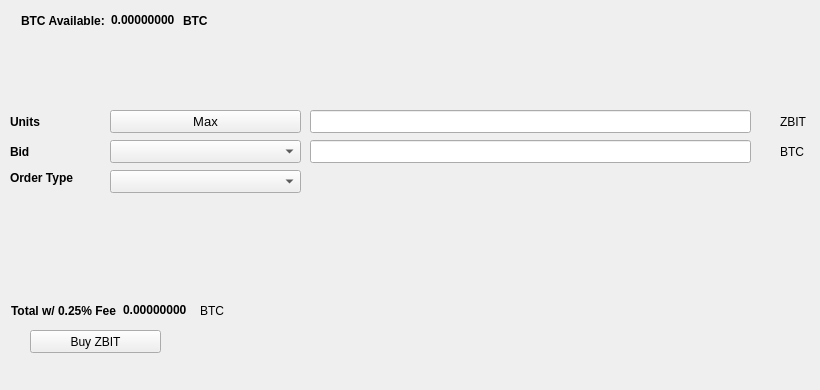
   <widget class="QWidget" name="BuyTab">
    <attribute name="title">
     <string>Buy</string>
    </attribute>
    <widget class="QPushButton" name="BuyZBIT">
     <property name="geometry">
      <rect>
       <x>30</x>
       <y>330</y>
       <width>131</width>
       <height>23</height>
      </rect>
     </property>
     <property name="text">
      <string>Buy ZBIT</string>
     </property>
     <property name="icon">
      <iconset resource="../zubit.qrc">
       <normaloff>:/icons/bitcoin</normaloff>:/icons/bitcoin</iconset>
     </property>
    </widget>
    <widget class="QLabel" name="label_3">
     <property name="geometry">
      <rect>
       <x>10</x>
       <y>110</y>
       <width>46</width>
       <height>23</height>
      </rect>
     </property>
     <property name="font">
      <font>
       <weight>75</weight>
       <bold>true</bold>
      </font>
     </property>
     <property name="text">
      <string>Units</string>
     </property>
    </widget>
    <widget class="QLineEdit" name="UnitsInput">
     <property name="geometry">
      <rect>
       <x>310</x>
       <y>110</y>
       <width>441</width>
       <height>23</height>
      </rect>
     </property>
     <property name="font">
      <font>
       <pointsize>9</pointsize>
       <weight>75</weight>
       <bold>true</bold>
      </font>
     </property>
    </widget>
    <widget class="QLineEdit" name="BuyBidPriceEdit">
     <property name="geometry">
      <rect>
       <x>310</x>
       <y>140</y>
       <width>441</width>
       <height>23</height>
      </rect>
     </property>
     <property name="font">
      <font>
       <pointsize>9</pointsize>
       <weight>75</weight>
       <bold>true</bold>
      </font>
     </property>
    </widget>
    <widget class="QLabel" name="label_4">
     <property name="geometry">
      <rect>
       <x>780</x>
       <y>110</y>
       <width>31</width>
       <height>23</height>
      </rect>
     </property>
     <property name="text">
      <string>ZBIT</string>
     </property>
    </widget>
    <widget class="QLabel" name="label_5">
     <property name="geometry">
      <rect>
       <x>780</x>
       <y>140</y>
       <width>31</width>
       <height>23</height>
      </rect>
     </property>
     <property name="text">
      <string>BTC</string>
     </property>
    </widget>
    <widget class="QLabel" name="label_6">
     <property name="geometry">
      <rect>
       <x>10</x>
       <y>140</y>
       <width>46</width>
       <height>23</height>
      </rect>
     </property>
     <property name="font">
      <font>
       <weight>75</weight>
       <bold>true</bold>
      </font>
     </property>
     <property name="text">
      <string>Bid</string>
     </property>
    </widget>
    <widget class="QLabel" name="label_7">
     <property name="geometry">
      <rect>
       <x>10</x>
       <y>170</y>
       <width>91</width>
       <height>16</height>
      </rect>
     </property>
     <property name="font">
      <font>
       <weight>75</weight>
       <bold>true</bold>
      </font>
     </property>
     <property name="text">
      <string>Order Type</string>
     </property>
    </widget>
    <widget class="QPushButton" name="Buy_Max_Amount">
     <property name="geometry">
      <rect>
       <x>110</x>
       <y>110</y>
       <width>191</width>
       <height>23</height>
      </rect>
     </property>
     <property name="font">
      <font>
       <pointsize>10</pointsize>
      </font>
     </property>
     <property name="text">
      <string>Max</string>
     </property>
    </widget>
    <widget class="QComboBox" name="BuyBidcomboBox">
     <property name="geometry">
      <rect>
       <x>110</x>
       <y>140</y>
       <width>191</width>
       <height>23</height>
      </rect>
     </property>
     <property name="font">
      <font>
       <pointsize>10</pointsize>
      </font>
     </property>
    </widget>
    <widget class="QComboBox" name="buyOrdertypeCombo">
     <property name="geometry">
      <rect>
       <x>110</x>
       <y>170</y>
       <width>191</width>
       <height>23</height>
      </rect>
     </property>
     <property name="font">
      <font>
       <pointsize>10</pointsize>
      </font>
     </property>
    </widget>
    <widget class="QWidget" name="layoutWidget1">
     <property name="geometry">
      <rect>
       <x>21</x>
       <y>11</y>
       <width>227</width>
       <height>19</height>
      </rect>
     </property>
     <layout class="QHBoxLayout" name="horizontalLayout_3">
      <item>
       <widget class="QLabel" name="label232">
        <property name="font">
         <font>
          <weight>75</weight>
          <bold>true</bold>
         </font>
        </property>
        <property name="text">
         <string>BTC Available:</string>
        </property>
       </widget>
      </item>
      <item>
       <widget class="QLabel" name="BtcAvailableLbl">
        <property name="palette">
         <palette>
          <active>
           <colorrole role="WindowText">
            <brush brushstyle="SolidPattern">
             <color alpha="255">
              <red>0</red>
              <green>0</green>
              <blue>0</blue>
             </color>
            </brush>
           </colorrole>
           <colorrole role="Button">
            <brush brushstyle="SolidPattern">
             <color alpha="255">
              <red>0</red>
              <green>170</green>
              <blue>0</blue>
             </color>
            </brush>
           </colorrole>
           <colorrole role="Light">
            <brush brushstyle="SolidPattern">
             <color alpha="255">
              <red>0</red>
              <green>255</green>
              <blue>0</blue>
             </color>
            </brush>
           </colorrole>
           <colorrole role="Midlight">
            <brush brushstyle="SolidPattern">
             <color alpha="255">
              <red>0</red>
              <green>212</green>
              <blue>0</blue>
             </color>
            </brush>
           </colorrole>
           <colorrole role="Dark">
            <brush brushstyle="SolidPattern">
             <color alpha="255">
              <red>0</red>
              <green>85</green>
              <blue>0</blue>
             </color>
            </brush>
           </colorrole>
           <colorrole role="Mid">
            <brush brushstyle="SolidPattern">
             <color alpha="255">
              <red>0</red>
              <green>113</green>
              <blue>0</blue>
             </color>
            </brush>
           </colorrole>
           <colorrole role="Text">
            <brush brushstyle="SolidPattern">
             <color alpha="255">
              <red>0</red>
              <green>170</green>
              <blue>0</blue>
             </color>
            </brush>
           </colorrole>
           <colorrole role="BrightText">
            <brush brushstyle="SolidPattern">
             <color alpha="255">
              <red>255</red>
              <green>255</green>
              <blue>255</blue>
             </color>
            </brush>
           </colorrole>
           <colorrole role="ButtonText">
            <brush brushstyle="SolidPattern">
             <color alpha="255">
              <red>0</red>
              <green>0</green>
              <blue>0</blue>
             </color>
            </brush>
           </colorrole>
           <colorrole role="Base">
            <brush brushstyle="SolidPattern">
             <color alpha="255">
              <red>255</red>
              <green>255</green>
              <blue>255</blue>
             </color>
            </brush>
           </colorrole>
           <colorrole role="Window">
            <brush brushstyle="SolidPattern">
             <color alpha="255">
              <red>0</red>
              <green>170</green>
              <blue>0</blue>
             </color>
            </brush>
           </colorrole>
           <colorrole role="Shadow">
            <brush brushstyle="SolidPattern">
             <color alpha="255">
              <red>0</red>
              <green>0</green>
              <blue>0</blue>
             </color>
            </brush>
           </colorrole>
           <colorrole role="AlternateBase">
            <brush brushstyle="SolidPattern">
             <color alpha="255">
              <red>127</red>
              <green>212</green>
              <blue>127</blue>
             </color>
            </brush>
           </colorrole>
           <colorrole role="ToolTipBase">
            <brush brushstyle="SolidPattern">
             <color alpha="255">
              <red>255</red>
              <green>255</green>
              <blue>220</blue>
             </color>
            </brush>
           </colorrole>
           <colorrole role="ToolTipText">
            <brush brushstyle="SolidPattern">
             <color alpha="255">
              <red>0</red>
              <green>0</green>
              <blue>0</blue>
             </color>
            </brush>
           </colorrole>
          </active>
          <inactive>
           <colorrole role="WindowText">
            <brush brushstyle="SolidPattern">
             <color alpha="255">
              <red>0</red>
              <green>0</green>
              <blue>0</blue>
             </color>
            </brush>
           </colorrole>
           <colorrole role="Button">
            <brush brushstyle="SolidPattern">
             <color alpha="255">
              <red>0</red>
              <green>170</green>
              <blue>0</blue>
             </color>
            </brush>
           </colorrole>
           <colorrole role="Light">
            <brush brushstyle="SolidPattern">
             <color alpha="255">
              <red>0</red>
              <green>255</green>
              <blue>0</blue>
             </color>
            </brush>
           </colorrole>
           <colorrole role="Midlight">
            <brush brushstyle="SolidPattern">
             <color alpha="255">
              <red>0</red>
              <green>212</green>
              <blue>0</blue>
             </color>
            </brush>
           </colorrole>
           <colorrole role="Dark">
            <brush brushstyle="SolidPattern">
             <color alpha="255">
              <red>0</red>
              <green>85</green>
              <blue>0</blue>
             </color>
            </brush>
           </colorrole>
           <colorrole role="Mid">
            <brush brushstyle="SolidPattern">
             <color alpha="255">
              <red>0</red>
              <green>113</green>
              <blue>0</blue>
             </color>
            </brush>
           </colorrole>
           <colorrole role="Text">
            <brush brushstyle="SolidPattern">
             <color alpha="255">
              <red>0</red>
              <green>170</green>
              <blue>0</blue>
             </color>
            </brush>
           </colorrole>
           <colorrole role="BrightText">
            <brush brushstyle="SolidPattern">
             <color alpha="255">
              <red>255</red>
              <green>255</green>
              <blue>255</blue>
             </color>
            </brush>
           </colorrole>
           <colorrole role="ButtonText">
            <brush brushstyle="SolidPattern">
             <color alpha="255">
              <red>0</red>
              <green>0</green>
              <blue>0</blue>
             </color>
            </brush>
           </colorrole>
           <colorrole role="Base">
            <brush brushstyle="SolidPattern">
             <color alpha="255">
              <red>255</red>
              <green>255</green>
              <blue>255</blue>
             </color>
            </brush>
           </colorrole>
           <colorrole role="Window">
            <brush brushstyle="SolidPattern">
             <color alpha="255">
              <red>0</red>
              <green>170</green>
              <blue>0</blue>
             </color>
            </brush>
           </colorrole>
           <colorrole role="Shadow">
            <brush brushstyle="SolidPattern">
             <color alpha="255">
              <red>0</red>
              <green>0</green>
              <blue>0</blue>
             </color>
            </brush>
           </colorrole>
           <colorrole role="AlternateBase">
            <brush brushstyle="SolidPattern">
             <color alpha="255">
              <red>127</red>
              <green>212</green>
              <blue>127</blue>
             </color>
            </brush>
           </colorrole>
           <colorrole role="ToolTipBase">
            <brush brushstyle="SolidPattern">
             <color alpha="255">
              <red>255</red>
              <green>255</green>
              <blue>220</blue>
             </color>
            </brush>
           </colorrole>
           <colorrole role="ToolTipText">
            <brush brushstyle="SolidPattern">
             <color alpha="255">
              <red>0</red>
              <green>0</green>
              <blue>0</blue>
             </color>
            </brush>
           </colorrole>
          </inactive>
          <disabled>
           <colorrole role="WindowText">
            <brush brushstyle="SolidPattern">
             <color alpha="255">
              <red>0</red>
              <green>85</green>
              <blue>0</blue>
             </color>
            </brush>
           </colorrole>
           <colorrole role="Button">
            <brush brushstyle="SolidPattern">
             <color alpha="255">
              <red>0</red>
              <green>170</green>
              <blue>0</blue>
             </color>
            </brush>
           </colorrole>
           <colorrole role="Light">
            <brush brushstyle="SolidPattern">
             <color alpha="255">
              <red>0</red>
              <green>255</green>
              <blue>0</blue>
             </color>
            </brush>
           </colorrole>
           <colorrole role="Midlight">
            <brush brushstyle="SolidPattern">
             <color alpha="255">
              <red>0</red>
              <green>212</green>
              <blue>0</blue>
             </color>
            </brush>
           </colorrole>
           <colorrole role="Dark">
            <brush brushstyle="SolidPattern">
             <color alpha="255">
              <red>0</red>
              <green>85</green>
              <blue>0</blue>
             </color>
            </brush>
           </colorrole>
           <colorrole role="Mid">
            <brush brushstyle="SolidPattern">
             <color alpha="255">
              <red>0</red>
              <green>113</green>
              <blue>0</blue>
             </color>
            </brush>
           </colorrole>
           <colorrole role="Text">
            <brush brushstyle="SolidPattern">
             <color alpha="255">
              <red>0</red>
              <green>85</green>
              <blue>0</blue>
             </color>
            </brush>
           </colorrole>
           <colorrole role="BrightText">
            <brush brushstyle="SolidPattern">
             <color alpha="255">
              <red>255</red>
              <green>255</green>
              <blue>255</blue>
             </color>
            </brush>
           </colorrole>
           <colorrole role="ButtonText">
            <brush brushstyle="SolidPattern">
             <color alpha="255">
              <red>0</red>
              <green>85</green>
              <blue>0</blue>
             </color>
            </brush>
           </colorrole>
           <colorrole role="Base">
            <brush brushstyle="SolidPattern">
             <color alpha="255">
              <red>0</red>
              <green>170</green>
              <blue>0</blue>
             </color>
            </brush>
           </colorrole>
           <colorrole role="Window">
            <brush brushstyle="SolidPattern">
             <color alpha="255">
              <red>0</red>
              <green>170</green>
              <blue>0</blue>
             </color>
            </brush>
           </colorrole>
           <colorrole role="Shadow">
            <brush brushstyle="SolidPattern">
             <color alpha="255">
              <red>0</red>
              <green>0</green>
              <blue>0</blue>
             </color>
            </brush>
           </colorrole>
           <colorrole role="AlternateBase">
            <brush brushstyle="SolidPattern">
             <color alpha="255">
              <red>0</red>
              <green>170</green>
              <blue>0</blue>
             </color>
            </brush>
           </colorrole>
           <colorrole role="ToolTipBase">
            <brush brushstyle="SolidPattern">
             <color alpha="255">
              <red>255</red>
              <green>255</green>
              <blue>220</blue>
             </color>
            </brush>
           </colorrole>
           <colorrole role="ToolTipText">
            <brush brushstyle="SolidPattern">
             <color alpha="255">
              <red>0</red>
              <green>0</green>
              <blue>0</blue>
             </color>
            </brush>
           </colorrole>
          </disabled>
         </palette>
        </property>
        <property name="font">
         <font>
          <weight>75</weight>
          <bold>true</bold>
         </font>
        </property>
        <property name="text">
         <string>0.00000000</string>
        </property>
        <property name="textInteractionFlags">
         <set>Qt::LinksAccessibleByMouse|Qt::TextSelectableByKeyboard|Qt::TextSelectableByMouse</set>
        </property>
       </widget>
      </item>
      <item>
       <widget class="QLabel" name="BtcAvailableLbl_2">
        <property name="font">
         <font>
          <weight>75</weight>
          <bold>true</bold>
         </font>
        </property>
        <property name="text">
         <string>BTC</string>
        </property>
       </widget>
      </item>
     </layout>
    </widget>
    <widget class="QWidget" name="layoutWidge2">
     <property name="geometry">
      <rect>
       <x>11</x>
       <y>301</y>
       <width>259</width>
       <height>19</height>
      </rect>
     </property>
     <layout class="QHBoxLayout" name="horizontalLayout_4">
      <item>
       <widget class="QLabel" name="label_9">
        <property name="font">
         <font>
          <weight>75</weight>
          <bold>true</bold>
         </font>
        </property>
        <property name="text">
         <string>Total w/ 0.25% Fee</string>
        </property>
       </widget>
      </item>
      <item>
       <widget class="QLabel" name="BuyCostLabel">
        <property name="palette">
         <palette>
          <active>
           <colorrole role="WindowText">
            <brush brushstyle="SolidPattern">
             <color alpha="255">
              <red>0</red>
              <green>0</green>
              <blue>0</blue>
             </color>
            </brush>
           </colorrole>
           <colorrole role="Button">
            <brush brushstyle="SolidPattern">
             <color alpha="255">
              <red>0</red>
              <green>170</green>
              <blue>0</blue>
             </color>
            </brush>
           </colorrole>
           <colorrole role="Light">
            <brush brushstyle="SolidPattern">
             <color alpha="255">
              <red>0</red>
              <green>255</green>
              <blue>0</blue>
             </color>
            </brush>
           </colorrole>
           <colorrole role="Midlight">
            <brush brushstyle="SolidPattern">
             <color alpha="255">
              <red>0</red>
              <green>212</green>
              <blue>0</blue>
             </color>
            </brush>
           </colorrole>
           <colorrole role="Dark">
            <brush brushstyle="SolidPattern">
             <color alpha="255">
              <red>0</red>
              <green>85</green>
              <blue>0</blue>
             </color>
            </brush>
           </colorrole>
           <colorrole role="Mid">
            <brush brushstyle="SolidPattern">
             <color alpha="255">
              <red>0</red>
              <green>113</green>
              <blue>0</blue>
             </color>
            </brush>
           </colorrole>
           <colorrole role="Text">
            <brush brushstyle="SolidPattern">
             <color alpha="255">
              <red>0</red>
              <green>170</green>
              <blue>0</blue>
             </color>
            </brush>
           </colorrole>
           <colorrole role="BrightText">
            <brush brushstyle="SolidPattern">
             <color alpha="255">
              <red>255</red>
              <green>255</green>
              <blue>255</blue>
             </color>
            </brush>
           </colorrole>
           <colorrole role="ButtonText">
            <brush brushstyle="SolidPattern">
             <color alpha="255">
              <red>0</red>
              <green>0</green>
              <blue>0</blue>
             </color>
            </brush>
           </colorrole>
           <colorrole role="Base">
            <brush brushstyle="SolidPattern">
             <color alpha="255">
              <red>255</red>
              <green>255</green>
              <blue>255</blue>
             </color>
            </brush>
           </colorrole>
           <colorrole role="Window">
            <brush brushstyle="SolidPattern">
             <color alpha="255">
              <red>0</red>
              <green>170</green>
              <blue>0</blue>
             </color>
            </brush>
           </colorrole>
           <colorrole role="Shadow">
            <brush brushstyle="SolidPattern">
             <color alpha="255">
              <red>0</red>
              <green>0</green>
              <blue>0</blue>
             </color>
            </brush>
           </colorrole>
           <colorrole role="AlternateBase">
            <brush brushstyle="SolidPattern">
             <color alpha="255">
              <red>127</red>
              <green>212</green>
              <blue>127</blue>
             </color>
            </brush>
           </colorrole>
           <colorrole role="ToolTipBase">
            <brush brushstyle="SolidPattern">
             <color alpha="255">
              <red>255</red>
              <green>255</green>
              <blue>220</blue>
             </color>
            </brush>
           </colorrole>
           <colorrole role="ToolTipText">
            <brush brushstyle="SolidPattern">
             <color alpha="255">
              <red>0</red>
              <green>0</green>
              <blue>0</blue>
             </color>
            </brush>
           </colorrole>
          </active>
          <inactive>
           <colorrole role="WindowText">
            <brush brushstyle="SolidPattern">
             <color alpha="255">
              <red>0</red>
              <green>0</green>
              <blue>0</blue>
             </color>
            </brush>
           </colorrole>
           <colorrole role="Button">
            <brush brushstyle="SolidPattern">
             <color alpha="255">
              <red>0</red>
              <green>170</green>
              <blue>0</blue>
             </color>
            </brush>
           </colorrole>
           <colorrole role="Light">
            <brush brushstyle="SolidPattern">
             <color alpha="255">
              <red>0</red>
              <green>255</green>
              <blue>0</blue>
             </color>
            </brush>
           </colorrole>
           <colorrole role="Midlight">
            <brush brushstyle="SolidPattern">
             <color alpha="255">
              <red>0</red>
              <green>212</green>
              <blue>0</blue>
             </color>
            </brush>
           </colorrole>
           <colorrole role="Dark">
            <brush brushstyle="SolidPattern">
             <color alpha="255">
              <red>0</red>
              <green>85</green>
              <blue>0</blue>
             </color>
            </brush>
           </colorrole>
           <colorrole role="Mid">
            <brush brushstyle="SolidPattern">
             <color alpha="255">
              <red>0</red>
              <green>113</green>
              <blue>0</blue>
             </color>
            </brush>
           </colorrole>
           <colorrole role="Text">
            <brush brushstyle="SolidPattern">
             <color alpha="255">
              <red>0</red>
              <green>170</green>
              <blue>0</blue>
             </color>
            </brush>
           </colorrole>
           <colorrole role="BrightText">
            <brush brushstyle="SolidPattern">
             <color alpha="255">
              <red>255</red>
              <green>255</green>
              <blue>255</blue>
             </color>
            </brush>
           </colorrole>
           <colorrole role="ButtonText">
            <brush brushstyle="SolidPattern">
             <color alpha="255">
              <red>0</red>
              <green>0</green>
              <blue>0</blue>
             </color>
            </brush>
           </colorrole>
           <colorrole role="Base">
            <brush brushstyle="SolidPattern">
             <color alpha="255">
              <red>255</red>
              <green>255</green>
              <blue>255</blue>
             </color>
            </brush>
           </colorrole>
           <colorrole role="Window">
            <brush brushstyle="SolidPattern">
             <color alpha="255">
              <red>0</red>
              <green>170</green>
              <blue>0</blue>
             </color>
            </brush>
           </colorrole>
           <colorrole role="Shadow">
            <brush brushstyle="SolidPattern">
             <color alpha="255">
              <red>0</red>
              <green>0</green>
              <blue>0</blue>
             </color>
            </brush>
           </colorrole>
           <colorrole role="AlternateBase">
            <brush brushstyle="SolidPattern">
             <color alpha="255">
              <red>127</red>
              <green>212</green>
              <blue>127</blue>
             </color>
            </brush>
           </colorrole>
           <colorrole role="ToolTipBase">
            <brush brushstyle="SolidPattern">
             <color alpha="255">
              <red>255</red>
              <green>255</green>
              <blue>220</blue>
             </color>
            </brush>
           </colorrole>
           <colorrole role="ToolTipText">
            <brush brushstyle="SolidPattern">
             <color alpha="255">
              <red>0</red>
              <green>0</green>
              <blue>0</blue>
             </color>
            </brush>
           </colorrole>
          </inactive>
          <disabled>
           <colorrole role="WindowText">
            <brush brushstyle="SolidPattern">
             <color alpha="255">
              <red>0</red>
              <green>85</green>
              <blue>0</blue>
             </color>
            </brush>
           </colorrole>
           <colorrole role="Button">
            <brush brushstyle="SolidPattern">
             <color alpha="255">
              <red>0</red>
              <green>170</green>
              <blue>0</blue>
             </color>
            </brush>
           </colorrole>
           <colorrole role="Light">
            <brush brushstyle="SolidPattern">
             <color alpha="255">
              <red>0</red>
              <green>255</green>
              <blue>0</blue>
             </color>
            </brush>
           </colorrole>
           <colorrole role="Midlight">
            <brush brushstyle="SolidPattern">
             <color alpha="255">
              <red>0</red>
              <green>212</green>
              <blue>0</blue>
             </color>
            </brush>
           </colorrole>
           <colorrole role="Dark">
            <brush brushstyle="SolidPattern">
             <color alpha="255">
              <red>0</red>
              <green>85</green>
              <blue>0</blue>
             </color>
            </brush>
           </colorrole>
           <colorrole role="Mid">
            <brush brushstyle="SolidPattern">
             <color alpha="255">
              <red>0</red>
              <green>113</green>
              <blue>0</blue>
             </color>
            </brush>
           </colorrole>
           <colorrole role="Text">
            <brush brushstyle="SolidPattern">
             <color alpha="255">
              <red>0</red>
              <green>85</green>
              <blue>0</blue>
             </color>
            </brush>
           </colorrole>
           <colorrole role="BrightText">
            <brush brushstyle="SolidPattern">
             <color alpha="255">
              <red>255</red>
              <green>255</green>
              <blue>255</blue>
             </color>
            </brush>
           </colorrole>
           <colorrole role="ButtonText">
            <brush brushstyle="SolidPattern">
             <color alpha="255">
              <red>0</red>
              <green>85</green>
              <blue>0</blue>
             </color>
            </brush>
           </colorrole>
           <colorrole role="Base">
            <brush brushstyle="SolidPattern">
             <color alpha="255">
              <red>0</red>
              <green>170</green>
              <blue>0</blue>
             </color>
            </brush>
           </colorrole>
           <colorrole role="Window">
            <brush brushstyle="SolidPattern">
             <color alpha="255">
              <red>0</red>
              <green>170</green>
              <blue>0</blue>
             </color>
            </brush>
           </colorrole>
           <colorrole role="Shadow">
            <brush brushstyle="SolidPattern">
             <color alpha="255">
              <red>0</red>
              <green>0</green>
              <blue>0</blue>
             </color>
            </brush>
           </colorrole>
           <colorrole role="AlternateBase">
            <brush brushstyle="SolidPattern">
             <color alpha="255">
              <red>0</red>
              <green>170</green>
              <blue>0</blue>
             </color>
            </brush>
           </colorrole>
           <colorrole role="ToolTipBase">
            <brush brushstyle="SolidPattern">
             <color alpha="255">
              <red>255</red>
              <green>255</green>
              <blue>220</blue>
             </color>
            </brush>
           </colorrole>
           <colorrole role="ToolTipText">
            <brush brushstyle="SolidPattern">
             <color alpha="255">
              <red>0</red>
              <green>0</green>
              <blue>0</blue>
             </color>
            </brush>
           </colorrole>
          </disabled>
         </palette>
        </property>
        <property name="font">
         <font>
          <weight>75</weight>
          <bold>true</bold>
         </font>
        </property>
        <property name="autoFillBackground">
         <bool>false</bool>
        </property>
        <property name="text">
         <string>0.00000000</string>
        </property>
        <property name="textInteractionFlags">
         <set>Qt::LinksAccessibleByMouse|Qt::TextSelectableByMouse</set>
        </property>
       </widget>
      </item>
      <item>
       <widget class="QLabel" name="label_10">
        <property name="font">
         <font>
          <weight>50</weight>
          <bold>false</bold>
         </font>
        </property>
        <property name="text">
         <string>BTC</string>
        </property>
       </widget>
      </item>
     </layout>
    </widget>
    <widget class="QLabel" name="label_24">
     <property name="geometry">
      <rect>
       <x>460</x>
       <y>300</y>
       <width>281</width>
       <height>81</height>
      </rect>
     </property>
     <property name="text">
      <string/>
     </property>
     <property name="pixmap">
      <pixmap>:/images/bittrex</pixmap>
     </property>
    </widget>
   </widget>
